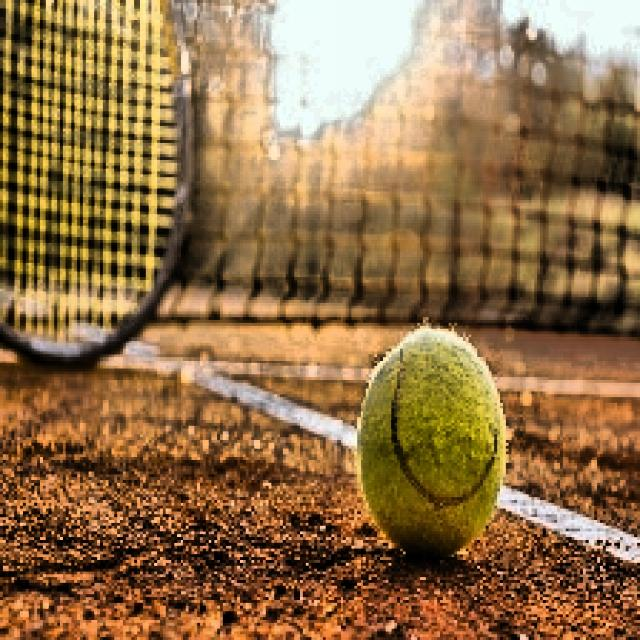
#> input picture Task-1_Ball_Detection/Dataset/test/images/012_jpg.rf.321c7c47c6fb71d12c301adc762b6424.jpg, 640 x 640 px
$ python -i detect.py   (imports and definitions only)
#> lines starting #> are read from the running program, lines starting #| are printed output that depends on the picture
#> further down, picture is the input picture: shape (640, 640, 3); mean B, G, R 72, 111.4, 144.5
from ultralytics import YOLO
import cv2
import time
from pathlib import Path
import numpy as np

ROOT = Path(__file__).resolve().parent
WEIGHTS = ROOT / "runs" / "ball_detection" / "weights" / "best.pt"
DATA_YAML = ROOT / "data.yaml"

# [1 line that did not run here, left out]

precision = 0.0
recall = 0.0
f1_score = 0.0

# [3 lines not run here, left out]

frame_count = 0
latency_sum_ms = 0.0
fps_sum = 0.0


def draw_legend(frame, latency_ms, fps):
    overlay = frame.copy()
    x1, y1 = 12, 12
    x2, y2 = 320, 95
    cv2.rectangle(overlay, (x1, y1), (x2, y2), (0, 0, 0), -1)
    frame[:] = cv2.addWeighted(overlay, 0.55, frame, 0.45, 0)

    lines = [
        f"Latency: {latency_ms:.1f} ms",
        f"FPS: {fps:.1f}",
    ]

    for idx, text in enumerate(lines):
        y = y1 + 28 + idx * 22
        cv2.putText(frame, text, (24, y), cv2.FONT_HERSHEY_SIMPLEX, 0.62, (255, 255, 255), 2, cv2.LINE_AA)


def enhance_visibility(frame):
    ycrcb = cv2.cvtColor(frame, cv2.COLOR_BGR2YCrCb)
#> ycrcb: shape (640, 640, 3); mean of channels 0, 1, 2 116.8, 147.8, 102.7
    y_channel, cr_channel, cb_channel = cv2.split(ycrcb)
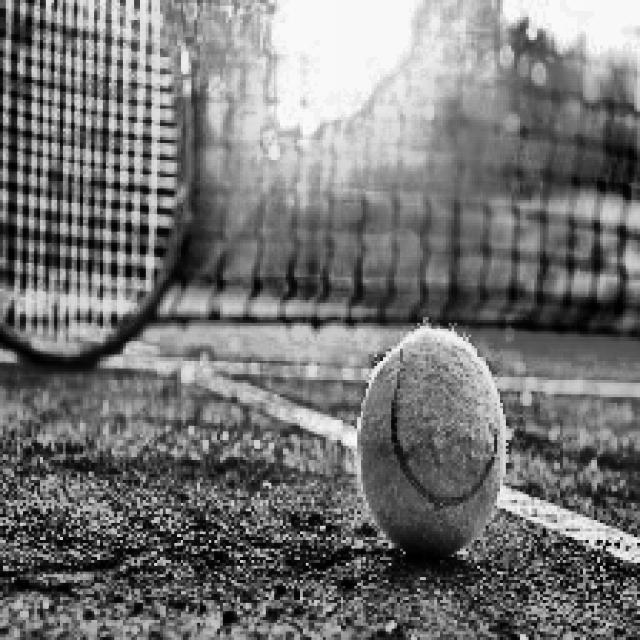
#> y_channel: shape (640, 640); min 0, max 254, mean 116.8
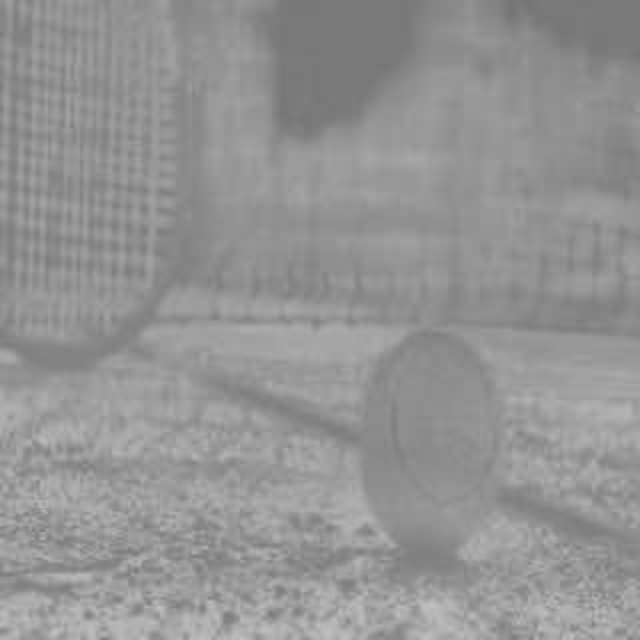
#> cr_channel: shape (640, 640); min 116, max 195, mean 147.8
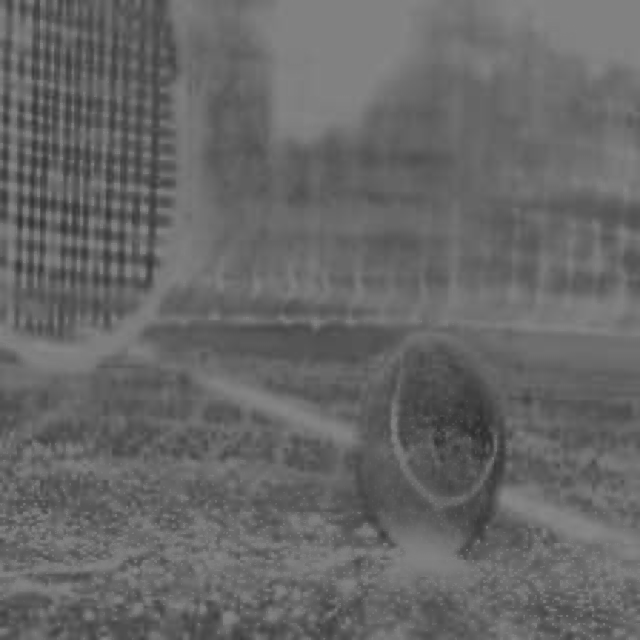
#> cb_channel: shape (640, 640); min 43, max 137, mean 102.7

    clahe = cv2.createCLAHE(clipLimit=4.0, tileGridSize=(8, 8))
    y_channel = clahe.apply(y_channel)
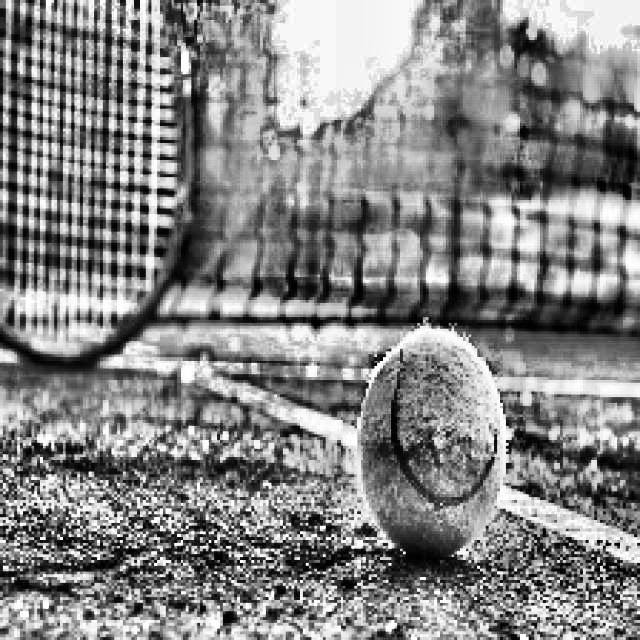
#> y_channel: shape (640, 640); min 0, max 255, mean 132.8

    boosted = cv2.cvtColor(cv2.merge((y_channel, cr_channel, cb_channel)), cv2.COLOR_YCrCb2BGR)
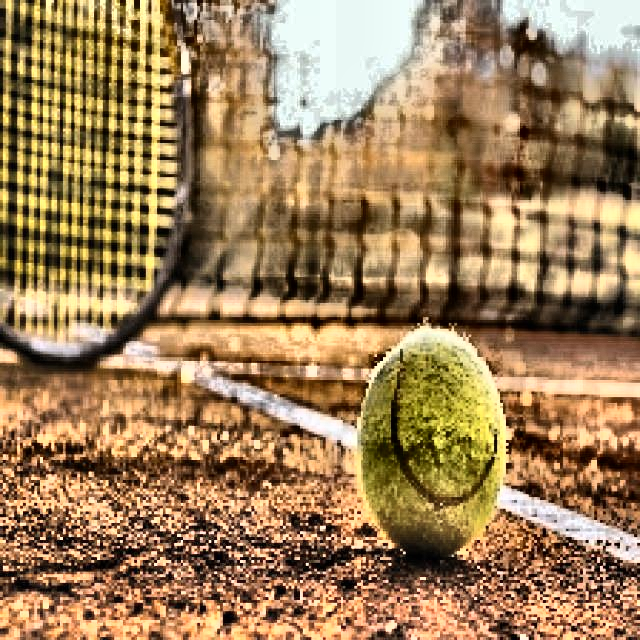
#> boosted: shape (640, 640, 3); mean B, G, R 88.4, 127.4, 157.8

    if boosted.mean() < 40:
        boosted = cv2.convertScaleAbs(boosted, alpha=3.0, beta=40)

    return boosted


def compute_validation_metrics():
    metrics_model = YOLO(str(WEIGHTS))
    metrics = metrics_model.val(data=str(DATA_YAML), imgsz=640, device="cpu", verbose=False)
    precision_value = float(metrics.box.mp)
    recall_value = float(metrics.box.mr)
    f1_value = 0.0 if (precision_value + recall_value) == 0 else (2.0 * precision_value * recall_value) / (precision_value + recall_value)
    return precision_value, recall_value, f1_value

# [46 lines not run here, left out]

>>> import cv2
>>> picture = cv2.imread('Dataset/test/images/012_jpg.rf.321c7c47c6fb71d12c301adc762b6424.jpg')
>>> result = enhance_visibility(picture)

$ run again, on Task-1_Ball_Detection/Dataset/test/images/107_jpg.rf.521d3fb4a8cc70cd6da23d51f200923b.jpg
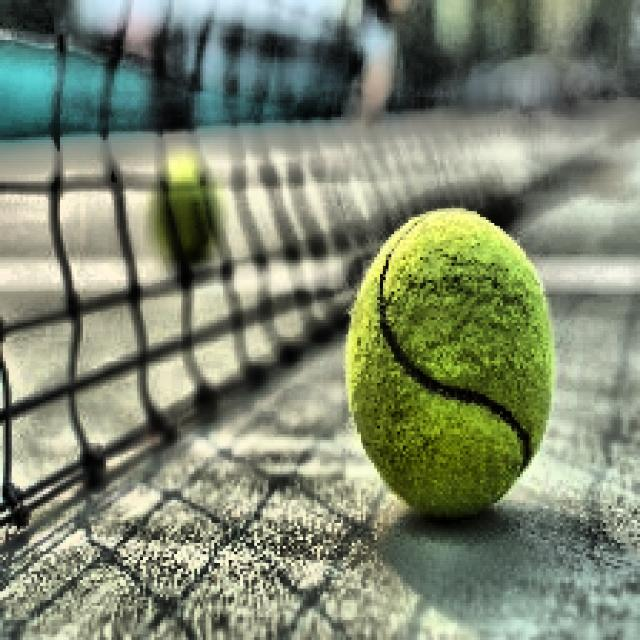
#> input picture Task-1_Ball_Detection/Dataset/test/images/107_jpg.rf.521d3fb4a8cc70cd6da23d51f200923b.jpg, 640 x 640 px
#> picture is the input picture: shape (640, 640, 3); mean B, G, R 111.6, 134.7, 125.9
#> ycrcb: shape (640, 640, 3); mean of channels 0, 1, 2 129.4, 125.5, 118
#> in enhance_visibility, `y_channel, cr_channel, cb_channel = cv2.split(ycrcb)`:
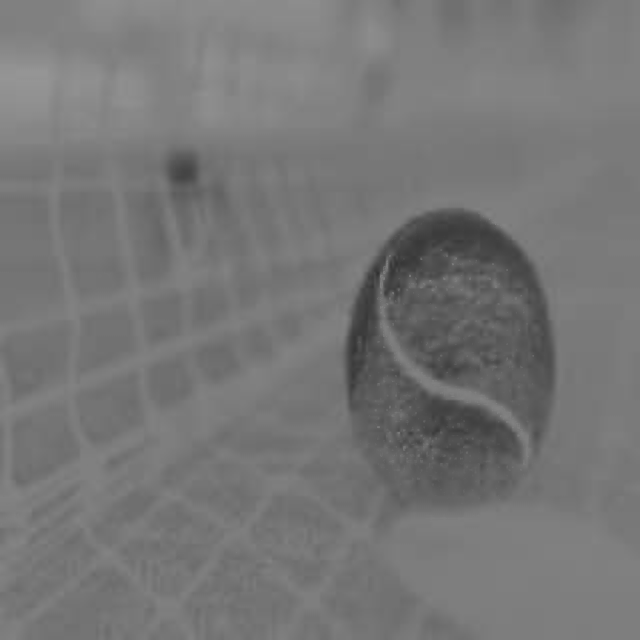
#> cb_channel: shape (640, 640); min 49, max 149, mean 118
#> in enhance_visibility, `boosted = cv2.cvtColor(cv2.merge((y_channel, cr_channel, cb_channel)),..`:
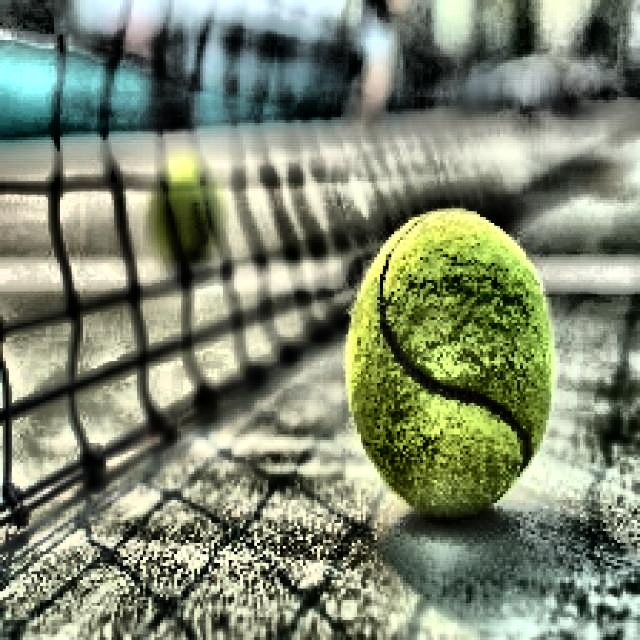
#> boosted: shape (640, 640, 3); mean B, G, R 110.6, 133.4, 124.7

$ run again, on Task-1_Ball_Detection/Dataset/test/images/117_jpg.rf.7da518226fd3a36b7a9cc3c8c5f7953d.jpg
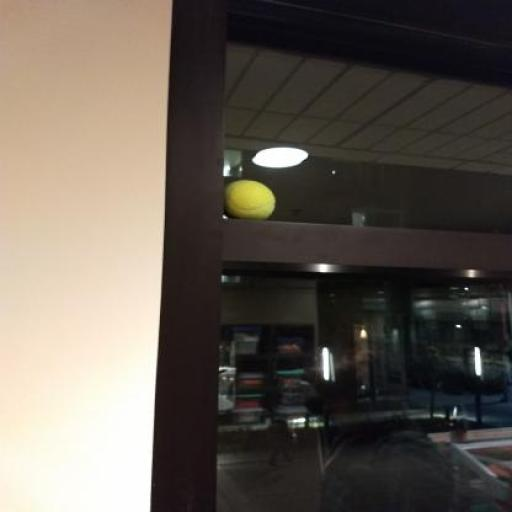
#> input picture Task-1_Ball_Detection/Dataset/test/images/117_jpg.rf.7da518226fd3a36b7a9cc3c8c5f7953d.jpg, 512 x 512 px
#> picture is the input picture: shape (512, 512, 3); mean B, G, R 82.7, 91.1, 98.6
#> ycrcb: shape (512, 512, 3); mean of channels 0, 1, 2 92.4, 132.5, 122.5
#> in enhance_visibility, `y_channel, cr_channel, cb_channel = cv2.split(ycrcb)`:
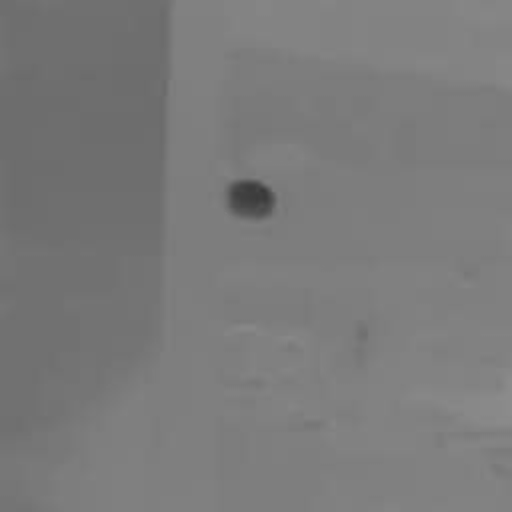
#> cb_channel: shape (512, 512); min 56, max 140, mean 122.5
#> in enhance_visibility, `boosted = cv2.cvtColor(cv2.merge((y_channel, cr_channel, cb_channel)),..`:
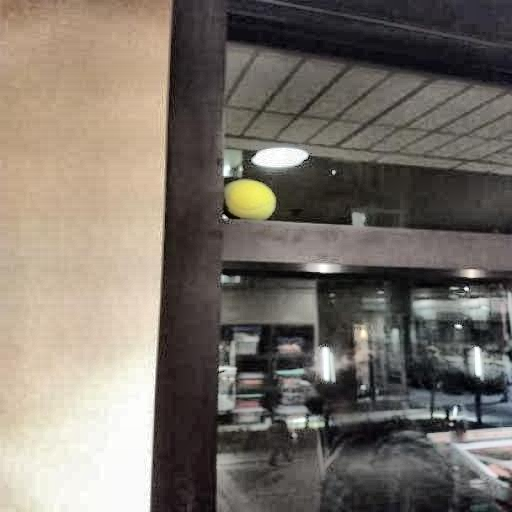
#> boosted: shape (512, 512, 3); mean B, G, R 104.7, 113.1, 120.7
